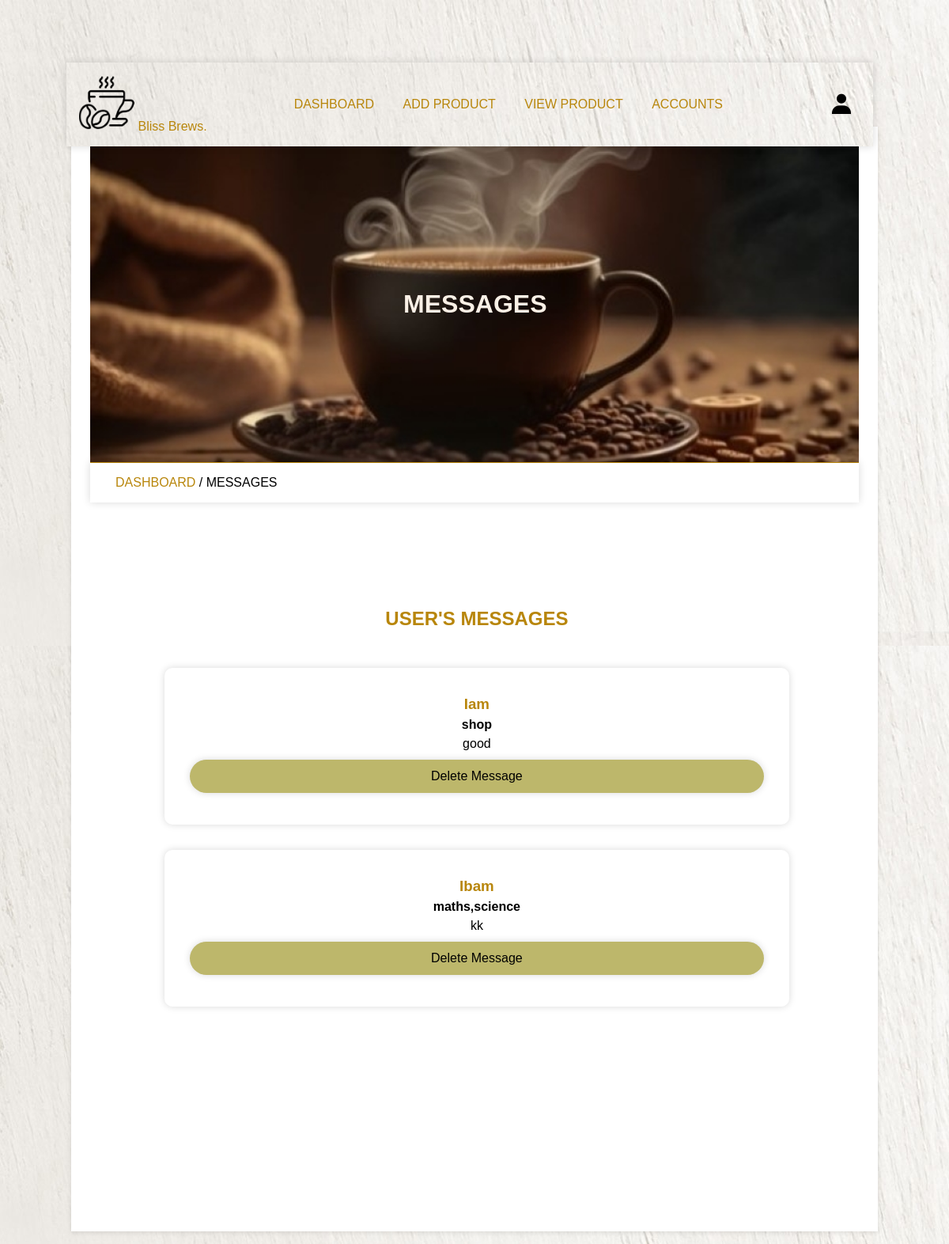
/admin/admin_message.php (signed in), run on the app's committed database.
### tables this page shows
CREATE TABLE `message` (
  `id` varchar(255) NOT NULL,
  `user_id` varchar(255) NOT NULL,
  `name` varchar(255) NOT NULL,
  `email` varchar(100) NOT NULL,
  `subject` varchar(255) NOT NULL,
  `message` varchar(255) NOT NULL
);

### admin/admin_message.php (the view, shortened to what this page needs)
<?php
	 include '../components/connection.php';
?>
<!DOCTYPE html>
<html lang="en">
<head>
   	<link href='https://unpkg.com/boxicons@2.1.2/css/boxicons.min.css' rel='stylesheet'>
</head>
<body>
		<?php include '../components/admin_header.php'; ?>
		<div class="main">
			<div class="banner">
				<h1>messages</h1>
			</div>
			<div class="title2">
				<a href="dashboard.php">dashboard </a><span>/ messages</span>
			</div>
		<section class="message-container">
		<div class="heading"><h1>user's messages</h1></div>
		<div class="box-container">
			<?php
				$select_reviews = $conn->prepare("SELECT * FROM `message`");
				$select_reviews->execute();
				if ($select_reviews->rowCount() > 0) {
					while($fetch_review = $select_reviews->fetch(PDO::FETCH_ASSOC)){
			?>
			<div class="box">
				<h3 class="name"><?= $fetch_review['name']; ?></h3>
				<h4><?= $fetch_review['subject']; ?></h4>
				<p><?= $fetch_review['message']; ?></p>
					<form action="" method="post" class="flex-btn">
						<input type="submit" name="delete_review" value="delete message" class="btn" onclick="return confirm('delete this review');">
					</form>
			</div>
			<?php
					}
				}else{
					echo '<p class="empty">no messages added yet!</p>';
				}
			?>
		</div>
	</section>
	</div>
</body>
</html>

### data on the page
message: name "Iam", subject "shop", message "good"
message: name "Ibam", subject "maths,science", message "kk"
